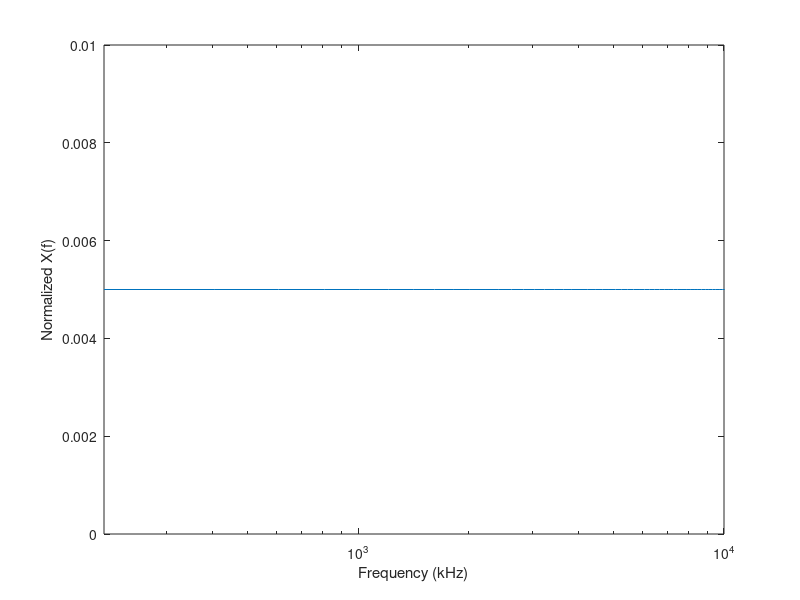

The MATLAB script that drew this image: (Note: this script raises an error after producing the figure.)
clear
close all

% Constants
Fs = 44100;         % sample rate
R =  24;            % number of bits 8,16,24
C = 1;              % # of channels: mono 1, stereo 2
T = 0.1;            % length of each batch in seconds
L = T*Fs;

% debug mode
PLOTTED = true;
TEXTSIM = true;
PRINTED = true;

% loop counter
count = 1;
maxEnergy = -9999;

if PLOTTED
    % setup plot
    f = (linspace(0,20e3,100))';
    X_f = 0.005 * ones(size(f));
    h_fig = figure(1);
    semilogx(f, X_f)
    xlabel('Frequency (kHz)')
    ylabel('Normalized X(f)')
    xlim([0 10e3])
    ylim([0 0.01])
else
    h_fig = 0;
end

% output target
if TEXTSIM
    obj = fopen('energies.txt', 'w');
else
    % Arduino serial
    obj = openSerialPort('COM4', 9600);
end

ft = dsp.FFT('Normalize', true);

f = Fs/L * (0: floor((L-1)/2));
win = hann(L);       % window
mic = dsp.AudioRecorder('SampleRate', Fs, ...
                        'NumChannels', C, ...
                        'QueueDuration', 0, ...
                        'SamplesPerFrame', L, ...
                        'OutputNumOverrunSamples', true);

pause(1);           %let things settle
disp('Recording ...');
runTime = tic;
rgb = 0;
[audio, nOverRun] = mic();      % clear buffer and start fresh

while true 
        [audio, nOverRun] = mic();
        if PRINTED && nOverRun > 5
            fprintf(['Number of samples overrun = %g ', ...
                     '\n \t at t = %.4f mins \n'], ...
                     nOverRun, toc(runTime)/60) 
        end
        X_f = abs(ft(audio .* win));
        X_f = X_f(1:length(f));     % get only the positive frequencies
        [rgb, maxEnergy] = sendData(obj, f, X_f, maxEnergy);
        
        if PLOTTED
            subplot 211
            stem(rgb)
            xlim([0,length(rgb) + 1])
            ylim([0, 250])
            title(sprintf('%g : %g : %0.2f', ...
                            floor(toc(runTime)/3600), ...
                            mod(floor(toc(runTime)/60), 60), ...
                            mod(toc(runTime), 60)));
            subplot 212
            semilogx(h_fig.CurrentAxes, f, X_f)
            xlabel('Frequency (kHz)')
            ylabel('Normalized X(f)')
            xlim([0 10e3])
            ylim([0 0.01])
            pause(1e-6)
        end
        
        if abs(mod(toc(runTime)/60,2) - 0) <= 1e-3
           maxEnergy = -9999;
           if PRINTED
                fprintf('\t\t\t MaxEnergy reset at time %.4f min \n',  toc(runTime)/60)
           end
        end
end

release(mic);
release(ft);
fclose(obj);